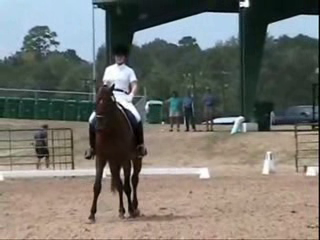
#> input picture frame 29 of data/check/non_smoking/ChikiMovie_ride_horse_f_cm_np1_fr_med_1.avi, 320 x 240 px, given in place of zigarette_rauchen_smoke_h_nm_np1_fr_med_1.avi, which was not available
$ python optical_flow.py
#> lines starting #> are read from the running program, lines starting #| are printed output that depends on the picture; pictures that were not available may be replaced by others from this repository, and a replacement may not be noted
import numpy as np
import cv2

# [55 lines left out: function getlkOpticalFlowcap, not called in this run]


def getDenseOpticalFlow(video):
    cap = cv2.VideoCapture(video)
    ret, frame1 = cap.read()
#> frame1 is the input picture: shape (240, 320, 3); mean B, G, R 110.5, 116.7, 117.1
    frame_num = 1
    prvs = cv2.cvtColor(frame1, cv2.COLOR_BGR2GRAY)
    hsv = np.zeros_like(frame1)
    hsv[..., 1] = 255

    while (1):
        ret, frame2 = cap.read()
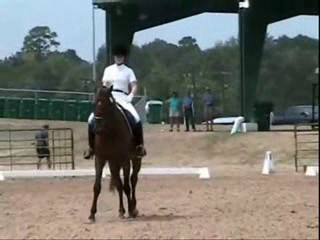
#> input picture frame 30 of data/check/non_smoking/ChikiMovie_ride_horse_f_cm_np1_fr_med_1.avi, 320 x 240 px, given in place of zigarette_rauchen_smoke_h_nm_np1_fr_med_1.avi, which was not available
#> frame2 is the input picture: shape (240, 320, 3); mean B, G, R 110, 116.7, 116.6
        if frame2 is None:
            break
        next = cv2.cvtColor(frame2, cv2.COLOR_BGR2GRAY)
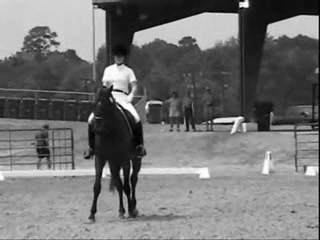
#> next: shape (240, 320); min 0, max 255, mean 115.9

        flow = cv2.calcOpticalFlowFarneback(prvs, next, None, 0.5, 3, 15, 3, 5, 1.2, 0)

        mag, ang = cv2.cartToPolar(flow[..., 0], flow[..., 1])
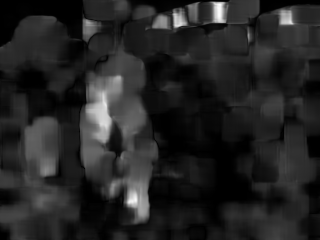
#> mag: shape (240, 320) float32; min 4.65e-08, max 2.69, mean 0.387; drawn with min black and max white
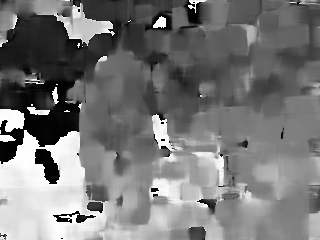
#> ang: shape (240, 320) float32; min 4.33e-06, max 6.28, mean 2.95; drawn with min black and max white
        print(flow.shape)
#| (240, 320, 2)
        hsv[..., 0] = ang * 180 / np.pi / 2
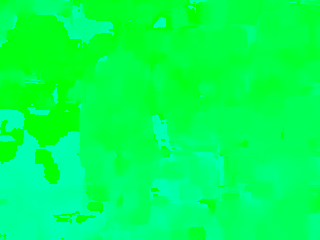
#> hsv: shape (240, 320, 3); mean of channels 0, 1, 2 84.1, 255, 0; drawn as B, G, R
        hsv[..., 2] = cv2.normalize(mag, None, 0, 255, cv2.NORM_MINMAX)
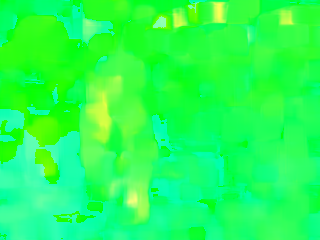
#> hsv: shape (240, 320, 3); mean of channels 0, 1, 2 84.1, 255, 36.2; drawn as B, G, R
        rgb = cv2.cvtColor(hsv, cv2.COLOR_HSV2BGR)
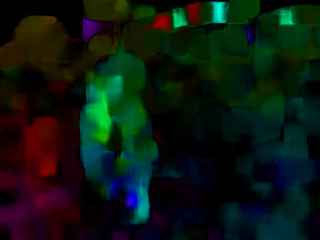
#> rgb: shape (240, 320, 3); mean B, G, R 16.1, 24.4, 11.7

        cv2.imshow('frame2', rgb)
        cv2.waitKey(30)
        # [7 lines of commented-out code are left out]
        cv2.imwrite('out/opticalhsv_' + str(frame_num) + '.png', rgb)
        prvs = next
        frame_num += 1

    cap.release()
    cv2.destroyAllWindows()

def main():
    # video = "data/check/smoking/0KqeKi2CBqg.mp4"
    video = "data/train/smoking/zigarette_rauchen_smoke_h_nm_np1_fr_med_1.avi"


    getDenseOpticalFlow(video)
    # getlkOpticalFlowcap(video)

if __name__ == '__main__':
    main()

$ run again, starting later in the video
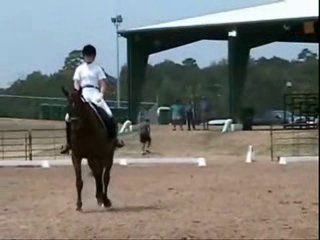
#> input picture frame 130 of data/check/non_smoking/ChikiMovie_ride_horse_f_cm_np1_fr_med_1.avi, 320 x 240 px, given in place of zigarette_rauchen_smoke_h_nm_np1_fr_med_1.avi, which was not available
#> in getDenseOpticalFlow, frame1 is the input picture: shape (240, 320, 3); mean B, G, R 115.1, 119.8, 119.6
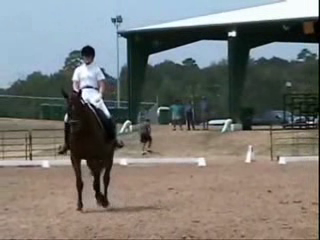
#> input picture frame 131 of data/check/non_smoking/ChikiMovie_ride_horse_f_cm_np1_fr_med_1.avi, 320 x 240 px, given in place of zigarette_rauchen_smoke_h_nm_np1_fr_med_1.avi, which was not available
#> in getDenseOpticalFlow, frame2 is the input picture: shape (240, 320, 3); mean B, G, R 115.7, 119.8, 120.1
#| (240, 320, 2)
#> in getDenseOpticalFlow, `rgb = cv2.cvtColor(hsv, cv2.COLOR_HSV2BGR)`:
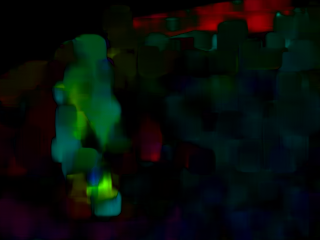
#> rgb: shape (240, 320, 3); mean B, G, R 9.3, 13.8, 6.6

$ run again, starting later in the video
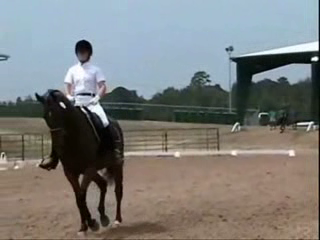
#> input picture frame 232 of data/check/non_smoking/ChikiMovie_ride_horse_f_cm_np1_fr_med_1.avi, 320 x 240 px, given in place of zigarette_rauchen_smoke_h_nm_np1_fr_med_1.avi, which was not available
#> in getDenseOpticalFlow, frame1 is the input picture: shape (240, 320, 3); mean B, G, R 124.3, 126.2, 124.9
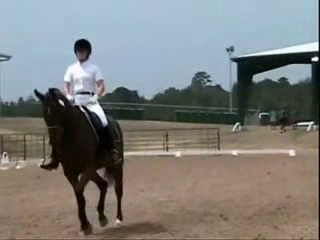
#> input picture frame 233 of data/check/non_smoking/ChikiMovie_ride_horse_f_cm_np1_fr_med_1.avi, 320 x 240 px, given in place of zigarette_rauchen_smoke_h_nm_np1_fr_med_1.avi, which was not available
#> in getDenseOpticalFlow, frame2 is the input picture: shape (240, 320, 3); mean B, G, R 124, 126.7, 125.7
#| (240, 320, 2)
#> in getDenseOpticalFlow, `rgb = cv2.cvtColor(hsv, cv2.COLOR_HSV2BGR)`:
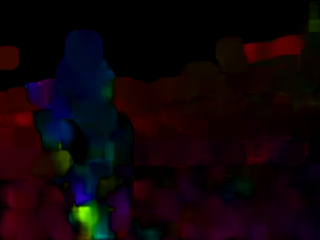
#> rgb: shape (240, 320, 3); mean B, G, R 8.5, 4.4, 15.4
